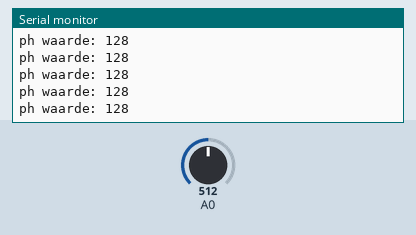
A sketch run on a simulated Arduino Uno, built with avr-gcc and run on an emulated ATmega328P. On the bench: the last lines printed to the serial monitor. The test bench sets the inputs (shaded band); at power-on: A0 = 512.

Above: at 1.2 s.
1.3 s: A0 set to 608
At 2.4 s:
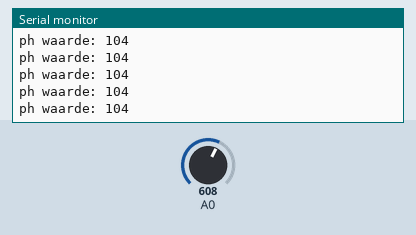
4.3 s: A0 set to 633
At 5.0 s:
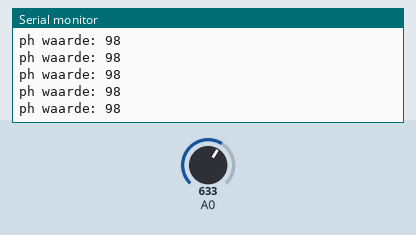
Timing chart, 0 to 7.3 s (numbered marks = the images above; inputs shaded):
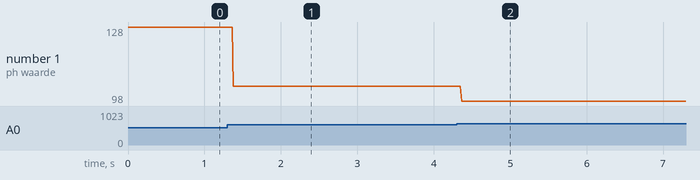

The sketch:

PH.ino
```cpp
#include <Wire.h>

void setup() {
  // put your setup code here, to run once:
Serial.begin(9600);
Wire.begin(8);                // join i2c bus with address #8
Wire.onRequest(requestEvent); // register event

}

float mapfloat(long x, long in_min, long in_max, long out_min, long out_max)
{
 return (float)(x - in_min) * (out_max - out_min) / (float)(in_max - in_min) + out_min;
}

byte y;

void loop() {
  // put your main code here, to run repeatedly:
int x = analogRead(A0);
//double y = (x)* m + b;
y = map(x, 0, 1023, 255, 0);

Serial.print("ph waarde: ");
Serial.print(y);
Serial.println(" ");
}

void requestEvent() {
  Wire.write(y); // respond with message of 6 bytes
  // as expected by master
}
```

Measured:
- after the input at 1.3 s, the serial monitor: prints a new line after 0.08 s (image 1)
- after the input at 4.3 s, the serial monitor: prints a new line after 0.07 s (image 2)
- plotted number 1: 128 → 104 after the input at 1.3 s, 104 → 98 after the input at 4.3 s
